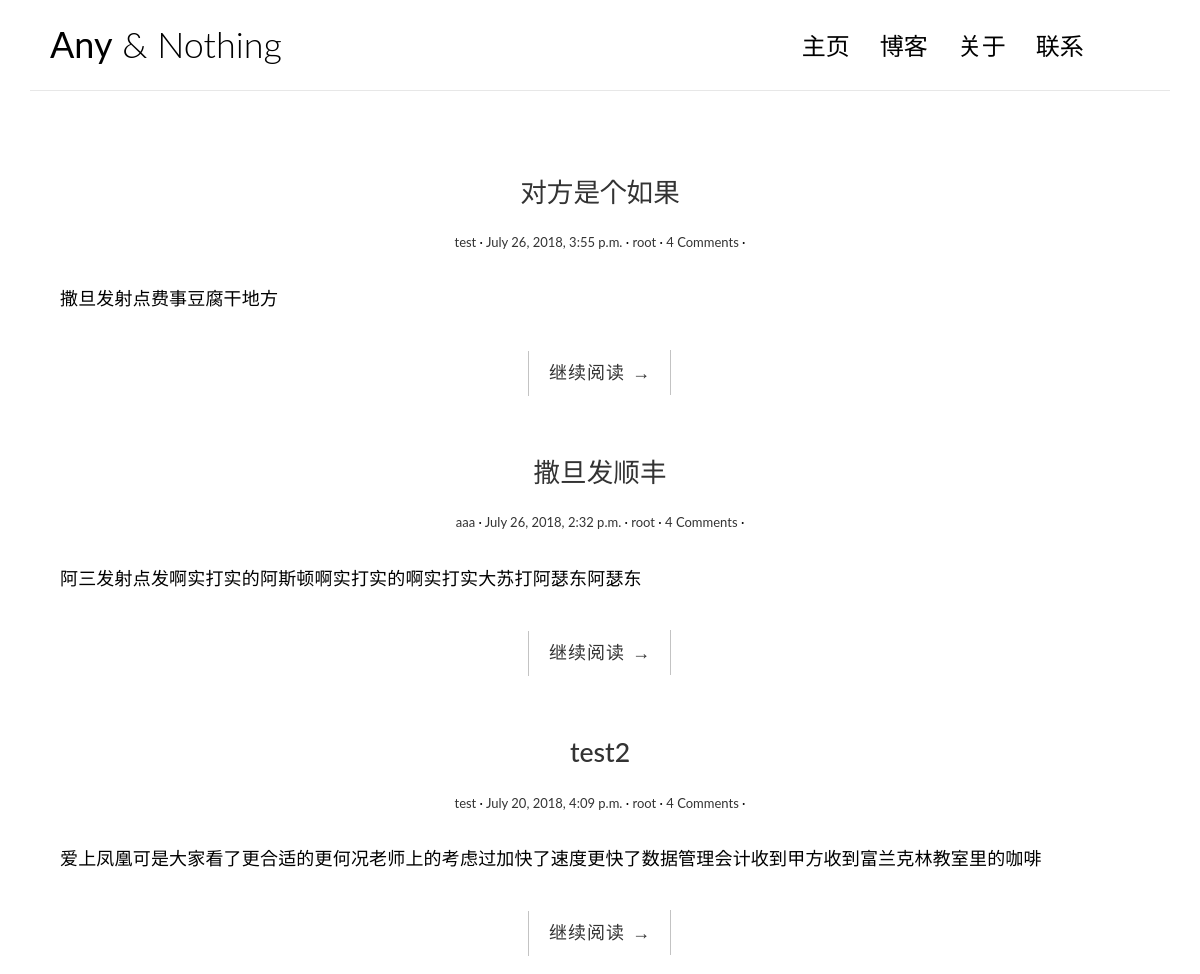
The app's page /posts/ (upper part), older data.
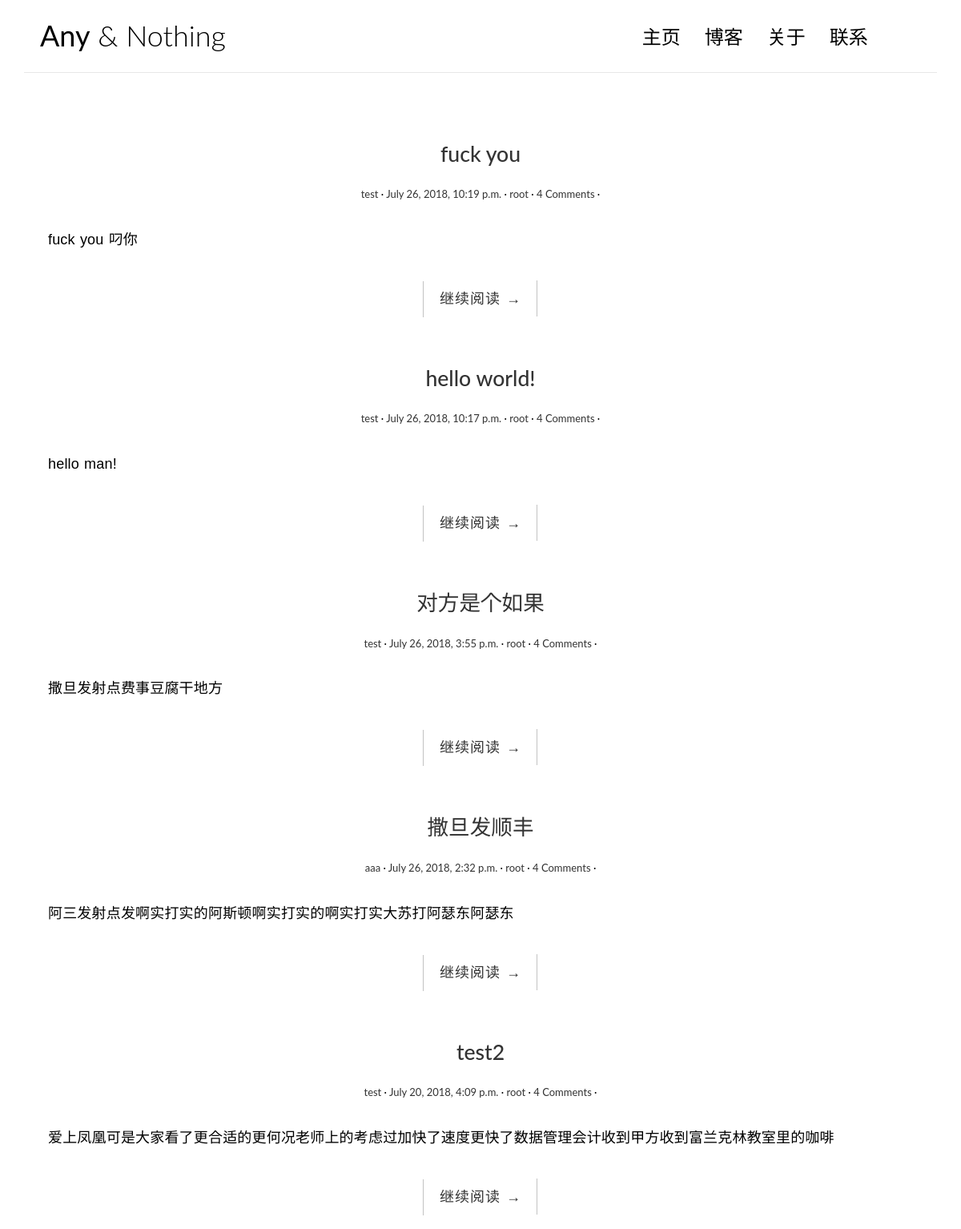
The same page, newer data.
### blog/models.py (models this page shows, shortened)
class Post(models.Model):
	title = models.CharField(max_length=100)
	body = models.TextField()
	created_time = models.DateTimeField()
	modified_time = models.DateTimeField()
	excerpt = models.CharField(max_length=200, blank=True)
	category = models.ForeignKey(Category, on_delete=models.CASCADE)
	tag = models.ManyToManyField(Tag)
	author = models.ForeignKey(User, on_delete=models.CASCADE)
	views = models.PositiveIntegerField(default=0)
	def get_absolute_url(self):
		return reverse('blog:detail', kwargs={'pk': self.pk})
	class Meta:
		ordering = ['-created_time', 'title']

class Category(models.Model):
	name = models.CharField(max_length=100)

### blog/views.py (the view)
# urls.py: url(r'^posts/$', views.PostsViews.as_view(), name='posts'),
class PostsViews(ListView):
    model = Post
    template_name = 'blog/full-width.html'
    context_object_name = 'post_list'

### templates/blog/full-width.html
{% extends 'base-full.html' %}
{% block main %}
		<div class="content-body">
			<div class="container">
				<div class="row">
					<main class="col-md-12">
						{% for post in post_list %}
						<article class="post post-{{ post.pk }}">
							<header class="entry-header">
								<h1 class="entry-title">
									<a href="{{ post.get_absolute_url }}">{{ post.title }}</a>
								</h1>
								<div class="entry-meta">
									<span class="post-category"><a href="{% url 'blog:category' post.category.pk %}">{{ post.category.name }}</a></span>
									<span class="post-date"><a href="{% url 'blog:archives' post.created_time.year post.created_time.month %}"><time class="entry-date">{{ post.created_time }}</time></a></span>
									<span class="post-author"><a href="{% url 'blog:author' post.author.pk %}">{{ post.author }}</a></span>
									<span class="comments-link"><a href="">4 Comments</a></span>
								</div>
							</header>
							<div class="entry-content clearfix">
								<p>{{ post.excerpt }}</p>
								<div class="read-more cl-effect-14">
									<a href="{{ post.get_absolute_url }}" class="more-link">继续阅读 <span class="meta-nav">→</span></a>
								</div>
							</div>
						</article>
						{% empty %}
						<div class="no-post">暂时还没有发布的文章！</div>
						{% endfor %}
					</main>
				</div>
			</div>
		</div>
{% endblock main %}

Row changes from the older to the newer data that the page shows:
added Post: title "fuck you", category.name "test", created_time "July 26, 2018, 10:19 p.m.", author "root", excerpt "fuck you 叼你"
added Post: title "hello world!", category.name "test", created_time "July 26, 2018, 10:17 p.m.", author "root", excerpt "hello man!"
